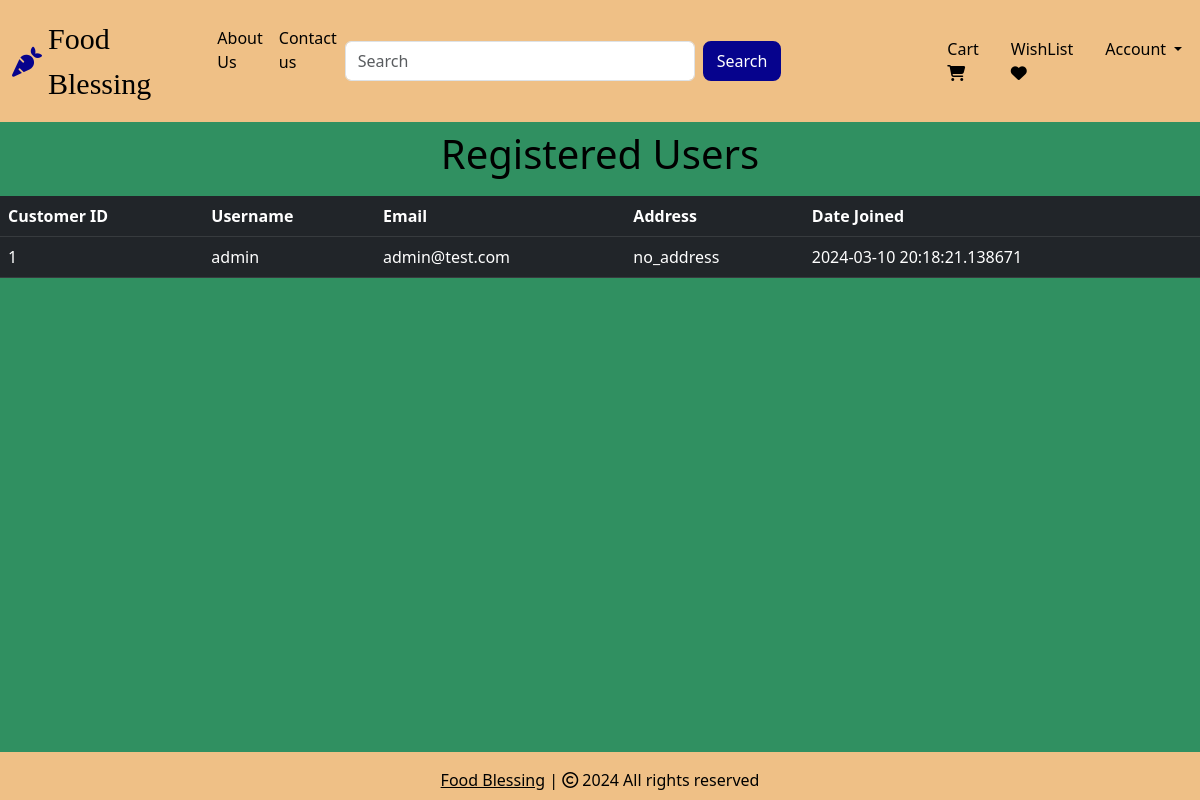
Page /customers (signed in) on the committed database.
### website/models.py (models this page shows, shortened)
class Customer(db.Model, UserMixin):
    id = db.Column(db.Integer, primary_key=True)
    email = db.Column(db.String(100), unique=True)
    username = db.Column(db.String(100))
    address= db.Column(db.String(256))
    password_hash = db.Column(db.String(150))
    date_joined = db.Column(db.DateTime(), default=datetime.utcnow)
    cart_items = db.relationship('Cart', backref=db.backref('customer', lazy=True))
    orders = db.relationship('Order', backref=db.backref('customer', lazy=True))
    wishlist_items = db.relationship('Wishlist', backref=db.backref('customer', lazy=True))
    @property
    def password(self):
        raise AttributeError('Password is not a readable Attribute')

### website/admin.py (the view)
@admin.route('/customers')
@login_required
def display_customers():
    if current_user.id == 1:
        customers = Customer.query.all()
        return render_template('customers.html', customers=customers)
    return render_template('404.html')

### website/__init__.py (called while the page is built)
def create_app():
    app = Flask(__name__)
    app.config['SECRET_KEY'] = 'hbnwdvbn ajnbsjn ahe'
    app.config['SQLALCHEMY_DATABASE_URI'] = f'sqlite:///{DB_NAME}'
    db.init_app(app)
    @app.errorhandler(404)
    def page_not_found(error):
        return render_template('404.html')
    login_manager = LoginManager()
    login_manager.init_app(app)
    login_manager.login_view = 'auth.login'
    @login_manager.user_loader
    def load_user(id):
        return Customer.query.get(int(id))
    from .views import views
    from .auth import auth
    from .admin import admin
    from .models import Customer, Cart, Product, Order
    app.register_blueprint(views, url_prefix='/') # localhost:5000/about-us
    app.register_blueprint(auth, url_prefix='/') # localhost:5000/auth/change-password
    app.register_blueprint(admin, url_prefix='/')
    return app

### website/templates/customers.html (shortened to what this page needs)
{% extends 'base.html' %}
{% block body %}
<div class="my-5">
    <h1 class="text-center mb-5" style="color: rgb(0, 0, 0); margin-top: -40px;">Registered Users</h1>
<table class="table table-dark table-hover" style="margin-top: -30px;">
    <thead>
        <tr>
            <th scope="col">Customer ID</th>
            <th scope="col">Username</th>
            <th scope="col">Email</th>
            <th scope="col">Address</th>
            <th scope="col">Date Joined</th>
        </tr>
    </thead>
    <tbody>
        {% for customer in customers %}
        <tr>
        <td>{{ customer.id }}</td>
        <td>{{ customer.username }}</td>
        <td>{{ customer.email }}</td>
        <td>{{customer.address}}</td>
        <td>{{ customer.date_joined }}</td>
        </tr>
        {% endfor %}
    </tbody>
</table>
</div>
{% endblock %}

### rows in the picture
Customer: id "1", username "admin", email "admin@test.com", address "no_address", date_joined "2024-03-10 20:18:21.138671"
